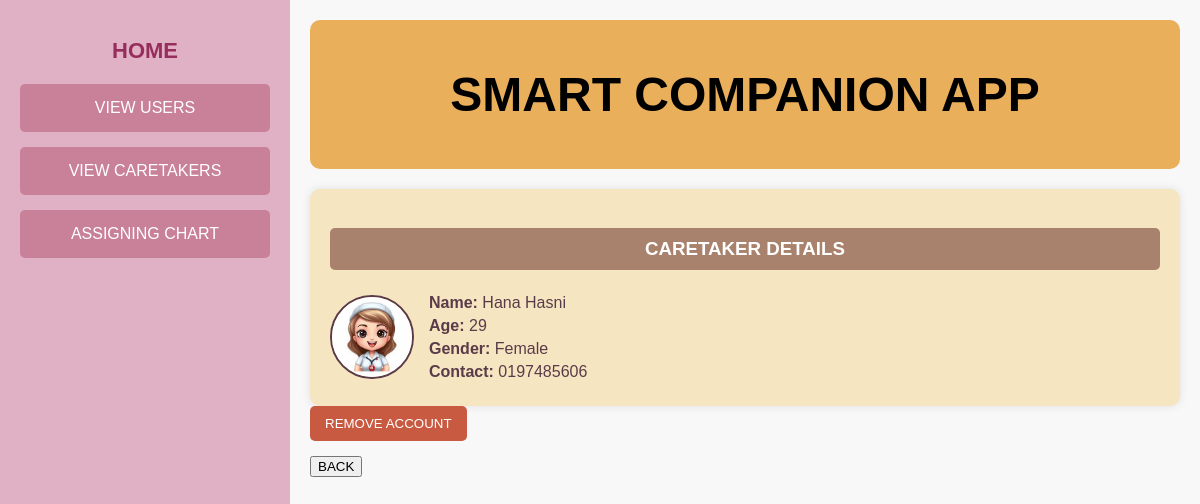
/aviewcareprofile?p_id=100, run on the app's committed database.
### tables this page shows
CREATE TABLE caretaker (
            id INTEGER PRIMARY KEY AUTOINCREMENT,
            name TEXT NOT NULL,
            age TEXT NOT NULL,
            gender TEXT NOT NULL,
            username TEXT NOT NULL,
            password TEXT NOT NULL,
            ph_num TEXT NOT NULL
        );

### app.py (the view)
@app.route("/aviewcareprofile", methods=["GET", "POST"])
def aviewcareprofile():
    db = get_db()
    cursor = db.cursor()
    user_id = request.args.get('p_id')
    cursor.execute('SELECT * FROM caretaker WHERE id = ?',(user_id,))
    user = cursor.fetchone()
    str_user_id =  str(user[0])
    db.close()
    with open("static/img_log/caretaker/"+ str_user_id + ".txt", "r") as file:
        image_name = str(file.read())
        image_url= url_for('static', filename='uploads/'+ image_name )
    return render_template("Admin/viewcareprofile.html", user=user, image_url=image_url, image_name=image_name)

### app.py (called while the page is built)
def get_db():
    if 'db' not in g:
        g.db = sqlite3.connect('project.db')
        g.db.row_factory = sqlite3.Row
    return g.db

### templates/Admin/viewcareprofile.html (shortened to what this page needs)
<!DOCTYPE html>
<html lang="en">
<head>
    <link rel="stylesheet" href="static/profile.css">
</head>
<body>
    <div class="container">
        <div class="sidebar">
            <a href="{{ url_for('admin') }}"><h2>HOME</h2></a>
            <a href="{{ url_for('aviewusers') }}"><button class="nav-btn">VIEW USERS</button></a>
            <a href="{{ url_for('aviewcare') }}"><button class="nav-btn">VIEW CARETAKERS</button></a>
            <a href="{{ url_for('assign') }}"><button class="nav-btn">ASSIGNING CHART</button></a>
        </div>
        <div class="profile-section">
            <div class="header">
                <h1>SMART COMPANION APP</h1>
            </div>
            <div class="profile-card">
                <h3>CARETAKER DETAILS</h3>
                 <div class="profile-content">
                    <img src="{{ image_url }}" alt="Profile Picture" class="profile-img">
                    <div class="profile-details">
                        <p><strong>Name:</strong> {{ user['name'] }}</p>
                        <p><strong>Age:</strong> {{ user['age'] }}</p>
                        <p><strong>Gender:</strong> {{ user['gender'] }}</p>
                        <p><strong>Contact:</strong> {{ user['ph_num'] }}</p>
                    </div>
                </div>
            </div>
            <button class="remove-btn"  onclick="OpenPopup()">REMOVE ACCOUNT</button>
            <div class="buttons">
                <a href="{{ url_for('aviewcare') }}"><button class="back-btn">BACK</button></a>
            </div>
        </div>
    </div>
</body>
</html>

### static/profile.css (style rules this page uses)
body { font-family: Arial, sans-serif; background-color: #f8f8f8; margin: 0; padding: 0; }
.container { display: flex; height: 100vh; }
.sidebar { width: 250px; background-color: #e0b0c4; padding: 20px; text-align: center; }
a { text-decoration: none; }
.sidebar h2 { color: #972d5d; font-size: 22px; margin-bottom: 20px; font-weight: bold; text-decoration: none; transition: color 0.3s ease; }
.nav-btn { display: block; width: 100%; padding: 15px; margin-bottom: 15px; background-color: #c98199; border: none; color: white; font-size: 16px; cursor: pointer; border-radius: 5px; }
.profile-section { flex-grow: 1; padding: 20px; }
.header { background-color: #e9af5b; padding: 15px; text-align: center; font-size: 24px; font-weight: bold; border-radius: 10px; }
.profile-card { background-color: #f6e5c1; padding: 20px; border-radius: 10px; margin-top: 20px; box-shadow: 0 0 10px rgba(0, 0, 0, 0.1); }
.profile-card h3 { background-color: #a9826d; color: white; text-align: center; padding: 10px; border-radius: 5px; }
.profile-content { display: flex; align-items: center; margin-top: 15px; }
.profile-img { width: 80px; height: 80px; border-radius: 50%; margin-right: 15px; border: 2px solid #5a3b49; }
.profile-details p { font-size: 16px; color: #5a3b49; margin: 5px 0; }
.buttons { display: flex; justify-content: space-between; align-items: center; margin-top: 15px; }
.remove-btn { background-color: #c95a42; color: white; padding: 10px 15px; border: none; border-radius: 5px; cursor: pointer; }

### data on the page
caretaker: name "Hana Hasni", age "29", gender "Female", ph_num "0197485606"
